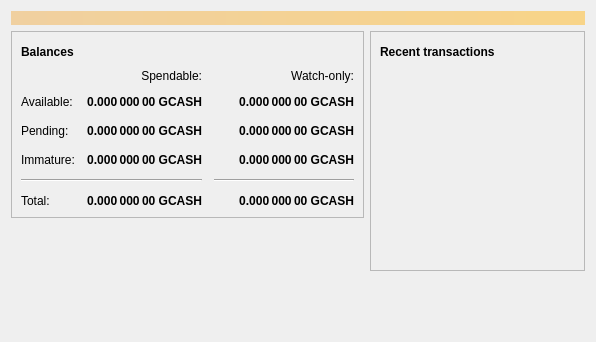
<?xml version="1.0" encoding="UTF-8"?>
<ui version="4.0">
 <class>OverviewPage</class>
 <widget class="QWidget" name="OverviewPage">
  <property name="geometry">
   <rect>
    <x>0</x>
    <y>0</y>
    <width>596</width>
    <height>342</height>
   </rect>
  </property>
  <property name="windowTitle">
   <string>Form</string>
  </property>
  <layout class="QVBoxLayout" name="topLayout">
   <item>
    <widget class="QLabel" name="labelAlerts">
     <property name="visible">
      <bool>false</bool>
     </property>
     <property name="styleSheet">
      <string notr="true">QLabel { background-color: qlineargradient(x1: 0, y1: 0, x2: 1, y2: 0, stop:0 #F0D0A0, stop:1 #F8D488); color:#000000; }</string>
     </property>
     <property name="wordWrap">
      <bool>true</bool>
     </property>
     <property name="margin">
      <number>3</number>
     </property>
     <property name="textInteractionFlags">
      <set>Qt::TextSelectableByMouse</set>
     </property>
    </widget>
   </item>
   <item>
    <layout class="QHBoxLayout" name="horizontalLayout" stretch="1,1">
     <item>
      <layout class="QVBoxLayout" name="verticalLayout_2">
       <item>
        <widget class="QFrame" name="frame">
         <property name="frameShape">
          <enum>QFrame::StyledPanel</enum>
         </property>
         <property name="frameShadow">
          <enum>QFrame::Raised</enum>
         </property>
         <layout class="QVBoxLayout" name="verticalLayout_4">
          <item>
           <layout class="QHBoxLayout" name="horizontalLayout_4">
            <item>
             <widget class="QLabel" name="label_5">
              <property name="font">
               <font>
                <weight>75</weight>
                <bold>true</bold>
               </font>
              </property>
              <property name="text">
               <string>Balances</string>
              </property>
             </widget>
            </item>
            <item>
             <widget class="QPushButton" name="labelWalletStatus">
              <property name="enabled">
               <bool>true</bool>
              </property>
              <property name="maximumSize">
               <size>
                <width>30</width>
                <height>16777215</height>
               </size>
              </property>
              <property name="toolTip">
               <string>The displayed information may be out of date. Your wallet automatically synchronizes with the Goodcash network after a connection is established, but this process has not completed yet.</string>
              </property>
              <property name="text">
               <string/>
              </property>
              <property name="icon">
               <iconset resource="../bitcoin.qrc">
                <normaloff>:/icons/warning</normaloff>
                <disabledoff>:/icons/warning</disabledoff>:/icons/warning</iconset>
              </property>
              <property name="iconSize">
               <size>
                <width>24</width>
                <height>24</height>
               </size>
              </property>
              <property name="flat">
               <bool>true</bool>
              </property>
             </widget>
            </item>
            <item>
             <spacer name="horizontalSpacer_3">
              <property name="orientation">
               <enum>Qt::Horizontal</enum>
              </property>
              <property name="sizeHint" stdset="0">
               <size>
                <width>40</width>
                <height>20</height>
               </size>
              </property>
             </spacer>
            </item>
           </layout>
          </item>
          <item>
           <layout class="QGridLayout" name="gridLayout">
            <property name="spacing">
             <number>12</number>
            </property>
            <item row="2" column="2">
             <widget class="QLabel" name="labelWatchPending">
              <property name="font">
               <font>
                <weight>75</weight>
                <bold>true</bold>
               </font>
              </property>
              <property name="cursor">
               <cursorShape>IBeamCursor</cursorShape>
              </property>
              <property name="toolTip">
               <string>Unconfirmed transactions to watch-only addresses</string>
              </property>
              <property name="text">
               <string notr="true">0.000 000 00 GCASH</string>
              </property>
              <property name="alignment">
               <set>Qt::AlignRight|Qt::AlignTrailing|Qt::AlignVCenter</set>
              </property>
              <property name="textInteractionFlags">
               <set>Qt::LinksAccessibleByMouse|Qt::TextSelectableByKeyboard|Qt::TextSelectableByMouse</set>
              </property>
             </widget>
            </item>
            <item row="2" column="1">
             <widget class="QLabel" name="labelUnconfirmed">
              <property name="font">
               <font>
                <weight>75</weight>
                <bold>true</bold>
               </font>
              </property>
              <property name="cursor">
               <cursorShape>IBeamCursor</cursorShape>
              </property>
              <property name="toolTip">
               <string>Total of transactions that have yet to be confirmed, and do not yet count toward the spendable balance</string>
              </property>
              <property name="text">
               <string notr="true">0.000 000 00 GCASH</string>
              </property>
              <property name="alignment">
               <set>Qt::AlignRight|Qt::AlignTrailing|Qt::AlignVCenter</set>
              </property>
              <property name="textInteractionFlags">
               <set>Qt::LinksAccessibleByMouse|Qt::TextSelectableByKeyboard|Qt::TextSelectableByMouse</set>
              </property>
             </widget>
            </item>
            <item row="3" column="2">
             <widget class="QLabel" name="labelWatchImmature">
              <property name="font">
               <font>
                <weight>75</weight>
                <bold>true</bold>
               </font>
              </property>
              <property name="cursor">
               <cursorShape>IBeamCursor</cursorShape>
              </property>
              <property name="toolTip">
               <string>Mined balance in watch-only addresses that has not yet matured</string>
              </property>
              <property name="text">
               <string notr="true">0.000 000 00 GCASH</string>
              </property>
              <property name="alignment">
               <set>Qt::AlignRight|Qt::AlignTrailing|Qt::AlignVCenter</set>
              </property>
              <property name="textInteractionFlags">
               <set>Qt::LinksAccessibleByMouse|Qt::TextSelectableByKeyboard|Qt::TextSelectableByMouse</set>
              </property>
             </widget>
            </item>
            <item row="4" column="0" colspan="2">
             <widget class="Line" name="line">
              <property name="orientation">
               <enum>Qt::Horizontal</enum>
              </property>
             </widget>
            </item>
            <item row="4" column="2">
             <widget class="Line" name="lineWatchBalance">
              <property name="sizePolicy">
               <sizepolicy hsizetype="Preferred" vsizetype="Fixed">
                <horstretch>0</horstretch>
                <verstretch>0</verstretch>
               </sizepolicy>
              </property>
              <property name="minimumSize">
               <size>
                <width>140</width>
                <height>0</height>
               </size>
              </property>
              <property name="orientation">
               <enum>Qt::Horizontal</enum>
              </property>
             </widget>
            </item>
            <item row="5" column="0">
             <widget class="QLabel" name="labelTotalText">
              <property name="text">
               <string>Total:</string>
              </property>
             </widget>
            </item>
            <item row="3" column="1">
             <widget class="QLabel" name="labelImmature">
              <property name="font">
               <font>
                <weight>75</weight>
                <bold>true</bold>
               </font>
              </property>
              <property name="cursor">
               <cursorShape>IBeamCursor</cursorShape>
              </property>
              <property name="toolTip">
               <string>Mined balance that has not yet matured</string>
              </property>
              <property name="text">
               <string notr="true">0.000 000 00 GCASH</string>
              </property>
              <property name="alignment">
               <set>Qt::AlignRight|Qt::AlignTrailing|Qt::AlignVCenter</set>
              </property>
              <property name="textInteractionFlags">
               <set>Qt::LinksAccessibleByMouse|Qt::TextSelectableByKeyboard|Qt::TextSelectableByMouse</set>
              </property>
             </widget>
            </item>
            <item row="2" column="3">
             <spacer name="horizontalSpacer_2">
              <property name="orientation">
               <enum>Qt::Horizontal</enum>
              </property>
              <property name="sizeHint" stdset="0">
               <size>
                <width>40</width>
                <height>20</height>
               </size>
              </property>
             </spacer>
            </item>
            <item row="3" column="0">
             <widget class="QLabel" name="labelImmatureText">
              <property name="text">
               <string>Immature:</string>
              </property>
             </widget>
            </item>
            <item row="5" column="1">
             <widget class="QLabel" name="labelTotal">
              <property name="font">
               <font>
                <weight>75</weight>
                <bold>true</bold>
               </font>
              </property>
              <property name="cursor">
               <cursorShape>IBeamCursor</cursorShape>
              </property>
              <property name="toolTip">
               <string>Your current total balance</string>
              </property>
              <property name="text">
               <string notr="true">0.000 000 00 GCASH</string>
              </property>
              <property name="alignment">
               <set>Qt::AlignRight|Qt::AlignTrailing|Qt::AlignVCenter</set>
              </property>
              <property name="textInteractionFlags">
               <set>Qt::LinksAccessibleByMouse|Qt::TextSelectableByKeyboard|Qt::TextSelectableByMouse</set>
              </property>
             </widget>
            </item>
            <item row="5" column="2">
             <widget class="QLabel" name="labelWatchTotal">
              <property name="font">
               <font>
                <weight>75</weight>
                <bold>true</bold>
               </font>
              </property>
              <property name="cursor">
               <cursorShape>IBeamCursor</cursorShape>
              </property>
              <property name="toolTip">
               <string>Current total balance in watch-only addresses</string>
              </property>
              <property name="text">
               <string notr="true">0.000 000 00 GCASH</string>
              </property>
              <property name="alignment">
               <set>Qt::AlignRight|Qt::AlignTrailing|Qt::AlignVCenter</set>
              </property>
              <property name="textInteractionFlags">
               <set>Qt::LinksAccessibleByMouse|Qt::TextSelectableByKeyboard|Qt::TextSelectableByMouse</set>
              </property>
             </widget>
            </item>
            <item row="0" column="2">
             <widget class="QLabel" name="labelWatchonly">
              <property name="text">
               <string>Watch-only:</string>
              </property>
              <property name="alignment">
               <set>Qt::AlignRight|Qt::AlignTrailing|Qt::AlignVCenter</set>
              </property>
             </widget>
            </item>
            <item row="1" column="0">
             <widget class="QLabel" name="labelBalanceText">
              <property name="text">
               <string>Available:</string>
              </property>
             </widget>
            </item>
            <item row="1" column="1">
             <widget class="QLabel" name="labelBalance">
              <property name="font">
               <font>
                <weight>75</weight>
                <bold>true</bold>
               </font>
              </property>
              <property name="cursor">
               <cursorShape>IBeamCursor</cursorShape>
              </property>
              <property name="toolTip">
               <string>Your current spendable balance</string>
              </property>
              <property name="text">
               <string notr="true">0.000 000 00 GCASH</string>
              </property>
              <property name="alignment">
               <set>Qt::AlignRight|Qt::AlignTrailing|Qt::AlignVCenter</set>
              </property>
              <property name="textInteractionFlags">
               <set>Qt::LinksAccessibleByMouse|Qt::TextSelectableByKeyboard|Qt::TextSelectableByMouse</set>
              </property>
             </widget>
            </item>
            <item row="1" column="2">
             <widget class="QLabel" name="labelWatchAvailable">
              <property name="font">
               <font>
                <weight>75</weight>
                <bold>true</bold>
               </font>
              </property>
              <property name="cursor">
               <cursorShape>IBeamCursor</cursorShape>
              </property>
              <property name="toolTip">
               <string>Your current balance in watch-only addresses</string>
              </property>
              <property name="text">
               <string notr="true">0.000 000 00 GCASH</string>
              </property>
              <property name="alignment">
               <set>Qt::AlignRight|Qt::AlignTrailing|Qt::AlignVCenter</set>
              </property>
              <property name="textInteractionFlags">
               <set>Qt::LinksAccessibleByMouse|Qt::TextSelectableByKeyboard|Qt::TextSelectableByMouse</set>
              </property>
             </widget>
            </item>
            <item row="2" column="0">
             <widget class="QLabel" name="labelPendingText">
              <property name="text">
               <string>Pending:</string>
              </property>
             </widget>
            </item>
            <item row="0" column="1">
             <widget class="QLabel" name="labelSpendable">
              <property name="text">
               <string>Spendable:</string>
              </property>
              <property name="alignment">
               <set>Qt::AlignRight|Qt::AlignTrailing|Qt::AlignVCenter</set>
              </property>
             </widget>
            </item>
           </layout>
          </item>
         </layout>
        </widget>
       </item>
       <item>
        <spacer name="verticalSpacer">
         <property name="orientation">
          <enum>Qt::Vertical</enum>
         </property>
         <property name="sizeHint" stdset="0">
          <size>
           <width>20</width>
           <height>40</height>
          </size>
         </property>
        </spacer>
       </item>
      </layout>
     </item>
     <item>
      <layout class="QVBoxLayout" name="verticalLayout_3">
       <item>
        <widget class="QFrame" name="frame_2">
         <property name="frameShape">
          <enum>QFrame::StyledPanel</enum>
         </property>
         <property name="frameShadow">
          <enum>QFrame::Raised</enum>
         </property>
         <layout class="QVBoxLayout" name="verticalLayout">
          <item>
           <layout class="QHBoxLayout" name="horizontalLayout_2">
            <item>
             <widget class="QLabel" name="label_4">
              <property name="font">
               <font>
                <weight>75</weight>
                <bold>true</bold>
               </font>
              </property>
              <property name="text">
               <string>Recent transactions</string>
              </property>
             </widget>
            </item>
            <item>
             <widget class="QPushButton" name="labelTransactionsStatus">
              <property name="enabled">
               <bool>true</bool>
              </property>
              <property name="maximumSize">
               <size>
                <width>30</width>
                <height>16777215</height>
               </size>
              </property>
              <property name="toolTip">
               <string>The displayed information may be out of date. Your wallet automatically synchronizes with the Goodcash network after a connection is established, but this process has not completed yet.</string>
              </property>
              <property name="text">
               <string/>
              </property>
              <property name="icon">
               <iconset resource="../bitcoin.qrc">
                <normaloff>:/icons/warning</normaloff>
                <disabledoff>:/icons/warning</disabledoff>:/icons/warning</iconset>
              </property>
              <property name="iconSize">
               <size>
                <width>24</width>
                <height>24</height>
               </size>
              </property>
              <property name="flat">
               <bool>true</bool>
              </property>
             </widget>
            </item>
            <item>
             <spacer name="horizontalSpacer">
              <property name="orientation">
               <enum>Qt::Horizontal</enum>
              </property>
              <property name="sizeHint" stdset="0">
               <size>
                <width>40</width>
                <height>20</height>
               </size>
              </property>
             </spacer>
            </item>
           </layout>
          </item>
          <item>
           <widget class="QListView" name="listTransactions">
            <property name="styleSheet">
             <string notr="true">QListView { background: transparent; }</string>
            </property>
            <property name="frameShape">
             <enum>QFrame::NoFrame</enum>
            </property>
            <property name="verticalScrollBarPolicy">
             <enum>Qt::ScrollBarAlwaysOff</enum>
            </property>
            <property name="horizontalScrollBarPolicy">
             <enum>Qt::ScrollBarAlwaysOff</enum>
            </property>
            <property name="selectionMode">
             <enum>QAbstractItemView::NoSelection</enum>
            </property>
           </widget>
          </item>
         </layout>
        </widget>
       </item>
       <item>
        <spacer name="verticalSpacer_2">
         <property name="orientation">
          <enum>Qt::Vertical</enum>
         </property>
         <property name="sizeHint" stdset="0">
          <size>
           <width>20</width>
           <height>40</height>
          </size>
         </property>
        </spacer>
       </item>
      </layout>
     </item>
    </layout>
   </item>
  </layout>
 </widget>
 <resources/>
 <connections/>
</ui>
